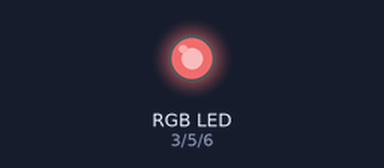
Bench run of a sketch on a simulated Arduino Uno, built with avr-gcc and run on an emulated ATmega328P. On the bench: an RGB LED mixed from three pins (HIGH = lit).

Above: at 0.05 s.
At 4.55 s:
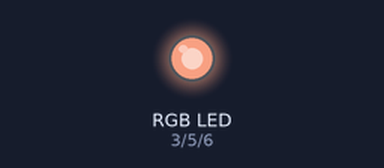
At 9.0 s:
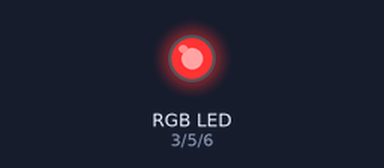
Timing chart, 0 to 11.7 s (numbered marks = the images above):
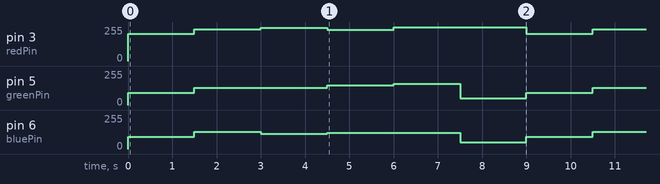

Measured:
- by itself, pin 3 (redPin): repeats every 9.0 s: 240/255 1.5 s, 250/255 1.5 s, 233/255 1.5 s, 255/255 3.0 s, 205/255 1.5 s
- by itself, pin 5 (greenPin): repeats every 9.0 s: 128/255 3.0 s, 150/255 1.5 s, 160/255 1.5 s, 51/255 1.5 s, 92/255 1.5 s
- by itself, pin 6 (bluePin): repeats every 9.0 s: 128/255 1.5 s, 114/255 1.5 s, 122/255 3.0 s, 51/255 1.5 s, 92/255 1.5 s

The sketch:

DomoticaLed.ino
```cpp
/*
RGB tonalidades para crear un ámbiente cálido para una sala
de estar o un comedor. Aproximación a la domótica con tecnología
led.
*/

/*
 * Carlos del Cerro Tenorio
 */

//RGB definition
int redPin = 3;
int greenPin = 5;
int bluePin = 6;

//uncomment this line if using a Common Anode LED
//#define COMMON_ANODE

void setup()
{
  pinMode(redPin, OUTPUT);
  pinMode(greenPin, OUTPUT);
  pinMode(bluePin, OUTPUT);
}

void loop()
{
  setColor(205, 92, 92);  // indianred
  delay(1500);
  setColor(240, 128, 128);  // lightcoral
  delay(1500);
  setColor(250, 128, 114);  // salmon
  delay(1500);
  setColor(233, 150, 122);  // darksalmon
  delay(1500);
  setColor(255, 160, 122);  // lightsalmon
  delay(1500);
  setColor(255, 51, 51);  // red
  delay(1500);
}

void setColor(int red, int green, int blue)
{
  #ifdef COMMON_ANODE
    red = 255 - red;
    green = 255 - green;
    blue = 255 - blue;
  #endif
  analogWrite(redPin, red);
  analogWrite(greenPin, green);
  analogWrite(bluePin, blue);
}
```
